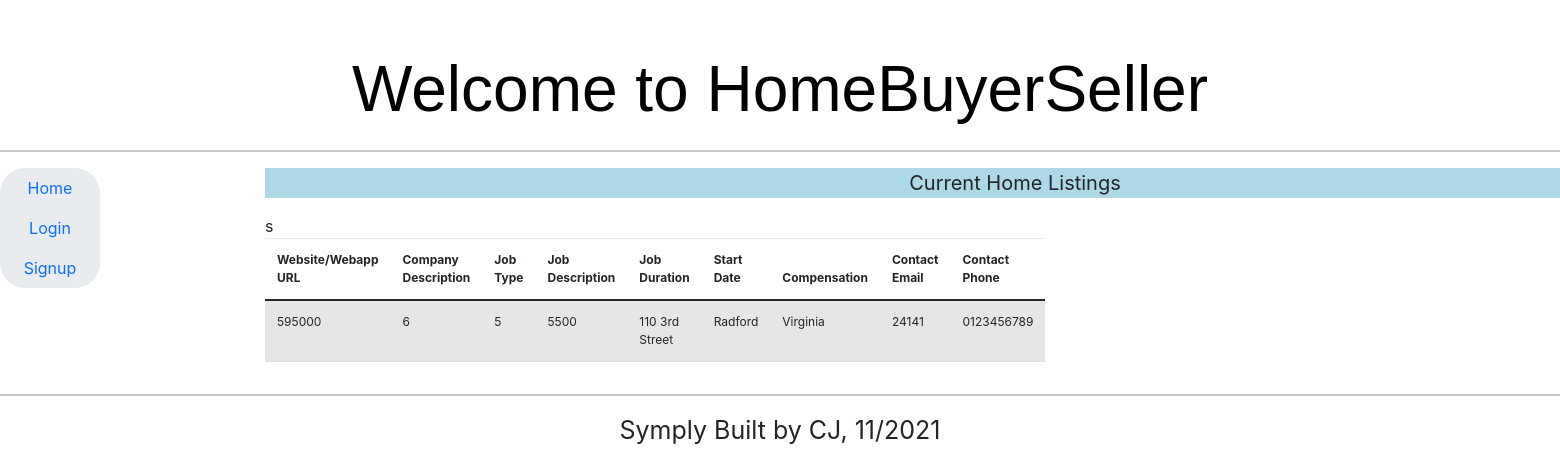
Before: /listing_table with the older database file.
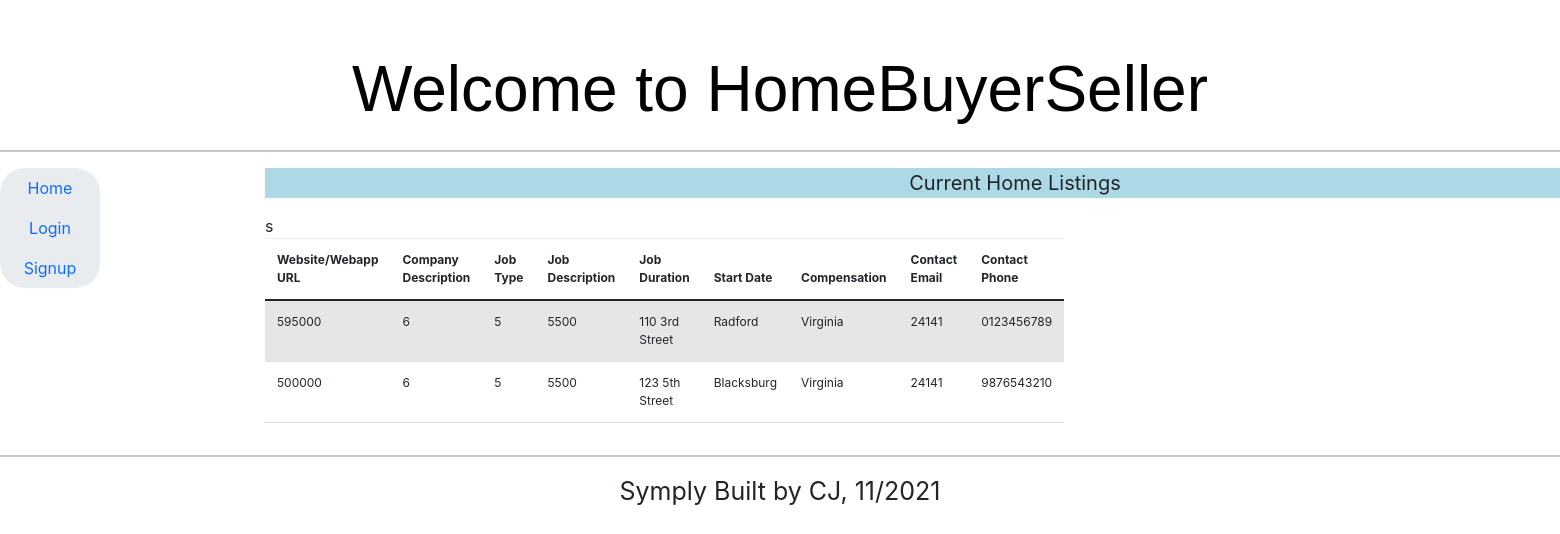
After: the same page with the newer database file.
### application.py (models this page shows)
    class Listings(db.Model):
        __tablename__ = 'homelistings'
        username = db.Column(db.String, primary_key=True)
        listingprice = db.Column(db.String, default='')
        beds = db.Column(db.String, default='')
        baths = db.Column(db.String, default='')
        sqft = db.Column(db.String, default='')
        address = db.Column(db.String, default='')
        city = db.Column(db.String, default='')
        state = db.Column(db.String, default='')
        zipcode = db.Column(db.String, default='')
        mlsid = db.Column(db.String, default='')

### application.py (the view)
    @application.route("/listing_table")
    def listing_table():
        if current_user.is_authenticated:
            if current_user.buyer == True:
                buyer = current_user.username
                listings = Listings.query.all()
                poster_data = User.query.filter(User.username == buyer)
                for mm in poster_data:
                    by = mm.buyer
                if by == True:
                    ut = 'Home Buyer'
                else:
                    ut = 'Home Seller'
                return render_template('listing_table_buyer.html', homelistings=listings, buyer=buyer, tabtitle='Symply Home Listings',ut=ut)
        else:
            listings = Listings.query.all()
            return render_template('listing_table.html', homelistings=listings, tabtitle='Symply Home Listings')

### templates/listing_table.html (shortened to what this page needs)
{% extends "base5.html" %}
{% block content %}
<!DOCTYPE html>
<html lang="en">
  <head>
    <link href="{{ url_for('static', filename='bootstrap.min.css') }}" rel="stylesheet">
    <link href="{{ url_for('static', filename='narrow-jumbotron.css') }}" rel="stylesheet">
  </head>
  <body>
    <div><p style="background-color: lightblue;font-size: 20px; width: 1500px; text-align: center;">Current Home Listings</p></div>
  <table id="data" class="table table-striped" style="width: 1500px; font-size: 12px;">
    <thead>
      <tr>
        <th>Website/Webapp URL</th>
        <th>Company Description</th>
        <th>Job Type</th>s
        <th>Job Description</th>
        <th>Job Duration </th>
        <th>Start Date</th>
        <th>Compensation</th>
        <th>Contact Email </th>
        <th>Contact Phone</th>
      </tr>
    </thead>
    <tbody>
      {% for hl in homelistings %}
        <tr>
          <td>{{ hl.listingprice }}</td>
          <td>{{ hl.beds }}</td>
          <td>{{ hl.baths }}</td>
          <td>{{ hl.sqft }}</td>
          <td>{{ hl.address }}</td>
          <td>{{ hl.city }}</td>
          <td>{{ hl.state }}</td>
          <td>{{ hl.zipcode }}</td>
          <td>{{ hl.mlsid }}</td>
        </tr>
      {% endfor %}
    </tbody>
  </table>
  </body>
</html>
{% endblock %}

Changed rows visible on the page:
added Listings: listingprice "500000", beds "6", baths "5", sqft "5500", address "123 5th Street", city "Blacksburg", state "Virginia", zipcode "24141", mlsid "9876543210"
